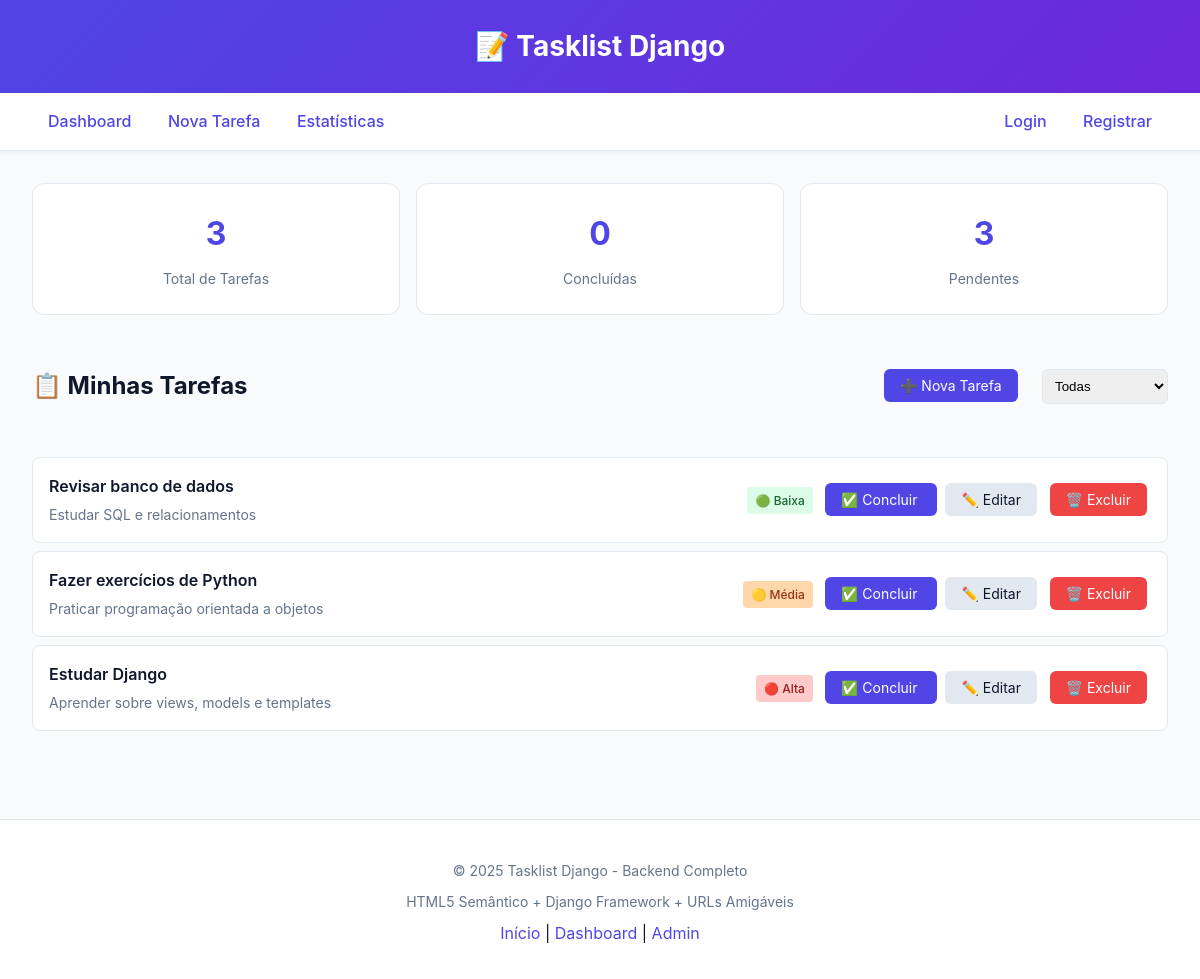
Screenshot of / (signed in) with the database file from the repository.
### tasks/models.py (models this page shows, shortened)
class Task(models.Model):
    PRIORITY_CHOICES = [
        ('low', 'Baixa'),
        ('medium', 'Média'),
        ('high', 'Alta'),
    ]
    title = models.CharField(
        max_length=200,
        verbose_name="Título",
        help_text="Título da tarefa (máximo 200 caracteres)"
    )
    description = models.TextField(
        blank=True,
        null=True,
        verbose_name="Descrição",
        help_text="Descrição detalhada da tarefa"
    )
    priority = models.CharField(
        max_length=10,
        choices=PRIORITY_CHOICES,
        default='medium',
        verbose_name="Prioridade"
    )
    completed = models.BooleanField(
        default=False,
        verbose_name="Concluída"
    )
    created_at = models.DateTimeField(
        auto_now_add=True,
        verbose_name="Criado em"
    )
    updated_at = models.DateTimeField(
        auto_now=True,
        verbose_name="Atualizado em"
    )
    completed_at = models.DateTimeField(
        null=True,
        blank=True,
        verbose_name="Concluído em"
    )
    user = models.ForeignKey(
        User,
        on_delete=models.CASCADE,
        related_name='tasks',
        verbose_name="Usuário"
    )
    class Meta:
        verbose_name = "Tarefa"
        verbose_name_plural = "Tarefas"
        ordering = ['-created_at']

### tasks/views.py (the view, shortened to what this page needs)
# urls.py: path('', views.task_list, name='task_list'),
def task_list(request):
    if request.user.is_authenticated:
        tasks_queryset = Task.objects.filter(user=request.user)
        filter_type = request.GET.get('filter', 'all')
        if filter_type == 'completed':
            tasks_queryset = tasks_queryset.filter(completed=True)
        elif filter_type == 'pending':
            tasks_queryset = tasks_queryset.filter(completed=False)
        elif filter_type == 'high':
            tasks_queryset = tasks_queryset.filter(priority='high')
        tasks = tasks_queryset
        all_tasks = Task.objects.filter(user=request.user)
        total_tasks = all_tasks.count()
        completed_tasks = all_tasks.filter(completed=True).count()
        pending_tasks = total_tasks - completed_tasks
    context = {
        'tasks': tasks,
        'filter_type': filter_type,
        'stats': {
            'total': total_tasks,
            'completed': completed_tasks,
            'pending': pending_tasks
        }
    }
    return render(request, 'tasks/task_list.html', context)

### tasks/templates/tasks/task_list.html (shortened to what this page needs)
{% extends 'tasks/base.html' %}
{% block content %}
<div class="stats">
    <div class="stat-card">
        <div class="stat-number">{{ stats.total }}</div>
        <div class="stat-label">Total de Tarefas</div>
    </div>
    <div class="stat-card">
        <div class="stat-number">{{ stats.completed }}</div>
        <div class="stat-label">Concluídas</div>
    </div>
    <div class="stat-card">
        <div class="stat-number">{{ stats.pending }}</div>
        <div class="stat-label">Pendentes</div>
    </div>
</div>
<div style="display: flex; justify-content: space-between; align-items: center; margin-bottom: 2rem;">
    <h2>📋 Minhas Tarefas</h2>
    <div>
        <a href="{% url 'tasks:task_new' %}" class="btn">➕ Nova Tarefa</a>
        <form method="get" style="display: inline-block; margin-left: 1rem;">
            <select name="filter" onchange="this.form.submit()" style="padding: 0.5rem; border-radius: 6px; border: 1px solid var(--border);">
                <option value="all" {% if filter_type == 'all' %}selected{% endif %}>Todas</option>
            </select>
        </form>
    </div>
</div>
{% if tasks %}
    {% for task in tasks %}
    <div class="task-item {% if task.completed %}completed{% endif %}">
        <div class="task-content">
            <div class="task-title">{{ task.title }}</div>
            {% if task.description %}
                <div class="task-description">{{ task.description }}</div>
            {% endif %}
        </div>
        <div style="display: flex; align-items: center;">
            <span class="task-priority priority-{{ task.priority }}">
                {% if task.priority == 'high' %}🔴 Alta
                {% elif task.priority == 'medium' %}🟡 Média
                {% else %}🟢 Baixa{% endif %}
            </span>
            <div>
                <a href="{% url 'tasks:task_complete' task.id %}" class="btn {% if task.completed %}btn-secondary{% endif %}">
                    {% if task.completed %}↶ Reabrir{% else %}✅ Concluir{% endif %}
                </a>
                <a href="{% url 'tasks:task_edit' task.id %}" class="btn btn-secondary">✏️ Editar</a>
                <a href="{% url 'tasks:task_delete' task.id %}" class="btn btn-danger">🗑️ Excluir</a>
            </div>
        </div>
    </div>
    {% endfor %}
{% endif %}
{% endblock %}

### tasks/templates/tasks/base.html (shortened to what this page needs)
<!doctype html>
<html lang="pt-BR">
<head>
</head>
<body>
    <header>
        <h1>📝 Tasklist Django</h1>
    </header>
    <nav class="main-nav">
        <div class="nav-content">
            <div class="nav-links">
                <a href="{% url 'tasks:task_list' %}" class="nav-link">Dashboard</a>
                <a href="{% url 'tasks:task_new' %}" class="nav-link">Nova Tarefa</a>
                <a href="{% url 'tasks:dashboard' %}" class="nav-link">Estatísticas</a>
            </div>
            <div class="user-info">
                {% if request.session.user_name %}
                    Olá, {{ request.session.user_name }}!
                    <a href="{% url 'tasks:user_logout' %}" class="nav-link">Sair</a>
                {% else %}
                    <a href="{% url 'tasks:user_login' %}" class="nav-link">Login</a>
                    <a href="{% url 'tasks:user_register' %}" class="nav-link">Registrar</a>
                {% endif %}
            </div>
        </div>
    </nav>
    <main>
        {% block content %}
        {% endblock %}
    </main>
    <footer>
        <div class="footer-content">
            <p>&copy; 2025 Tasklist Django - Backend Completo</p>
            <p>HTML5 Semântico + Django Framework + URLs Amigáveis</p>
            <div class="footer-links">
                <a href="{% url 'tasks:task_list' %}">Início</a> |
                <a href="{% url 'tasks:dashboard' %}">Dashboard</a> |
                <a href="/admin/">Admin</a>
            </div>
        </div>
    </footer>
</body>
</html>

### tasks/templates/tasks/base.html (style rules this page uses)
:root { --bg: #f8fafc; --card: #ffffff; --accent: #4f46e5; --accent-hover: #4338ca; --text: #0f172a; --text-muted: #64748b; --border: #e2e8f0; --success: #10b981; --error: #ef4444; --warning: #f59e0b; }
* { box-sizing: border-box; }
body { margin: 0; font-family: -apple-system, BlinkMacSystemFont, "Segoe UI", Roboto, sans-serif; background: var(--bg); color: var(--text); line-height: 1.6; }
header { background: linear-gradient(135deg, var(--accent), #6d28d9); color: white; padding: 1.5rem 2rem; box-shadow: 0 4px 6px -1px rgba(0, 0, 0, 0.1); }
header h1 { margin: 0; font-size: 1.75rem; font-weight: 700; text-align: center; }
nav.main-nav { background: var(--card); border-bottom: 1px solid var(--border); padding: 1rem 2rem; box-shadow: 0 2px 4px rgba(0, 0, 0, 0.05); }
nav .nav-content { max-width: 1200px; margin: 0 auto; display: flex; justify-content: space-between; align-items: center; }
nav .nav-link { color: var(--accent); text-decoration: none; font-weight: 500; margin: 0 1rem; transition: color 0.2s; }
main { padding: 2rem; max-width: 1200px; margin: 0 auto; }
.stats { display: grid; grid-template-columns: repeat(auto-fit, minmax(200px, 1fr)); gap: 1rem; margin-bottom: 2rem; }
.stat-card { background: var(--card); padding: 1.5rem; border-radius: 12px; border: 1px solid var(--border); text-align: center; }
.stat-number { font-size: 2rem; font-weight: 700; color: var(--accent); margin: 0; }
.stat-label { color: var(--text-muted); font-size: 0.875rem; margin: 0.5rem 0 0; }
.task-item { display: flex; align-items: center; justify-content: space-between; padding: 1rem; margin: 0.5rem 0; background: var(--card); border-radius: 8px; border: 1px solid var(--border); }
.task-content { flex: 1; }
.task-title { font-weight: 600; margin: 0 0 0.25rem; }
.task-description { font-size: 0.875rem; color: var(--text-muted); margin: 0; }
.task-priority { padding: 0.25rem 0.5rem; border-radius: 4px; font-size: 0.75rem; font-weight: 500; margin-right: 0.5rem; }
.priority-high { background: #fecaca; color: #991b1b; }
.priority-medium { background: #fed7aa; color: #9a3412; }
.priority-low { background: #dcfce7; color: #166534; }
.btn { background: var(--accent); color: white; border: none; padding: 0.5rem 1rem; border-radius: 6px; text-decoration: none; font-size: 0.875rem; margin: 0.25rem; cursor: pointer; }
.btn-danger { background: var(--error); }
.btn-secondary { background: var(--border); color: var(--text); }
footer { background: var(--card); border-top: 1px solid var(--border); padding: 2rem; margin-top: 3rem; text-align: center; }
footer p { margin: 0.5rem 0; color: var(--text-muted); font-size: 0.875rem; }
footer a { color: var(--accent); text-decoration: none; }

### rows the page displays
Task: title "Revisar banco de dados", description "Estudar SQL e relacionamentos", priority "🟢 Baixa", completed "✅ Concluir"
Task: title "Fazer exercícios de Python", description "Praticar programação orientada a objetos", priority "🟡 Média", completed "✅ Concluir"
Task: title "Estudar Django", description "Aprender sobre views, models e templates", priority "🔴 Alta", completed "✅ Concluir"

### other values shown
{{ stats.total }} "3"
{{ stats.completed }} "0"
{{ stats.pending }} "3"
